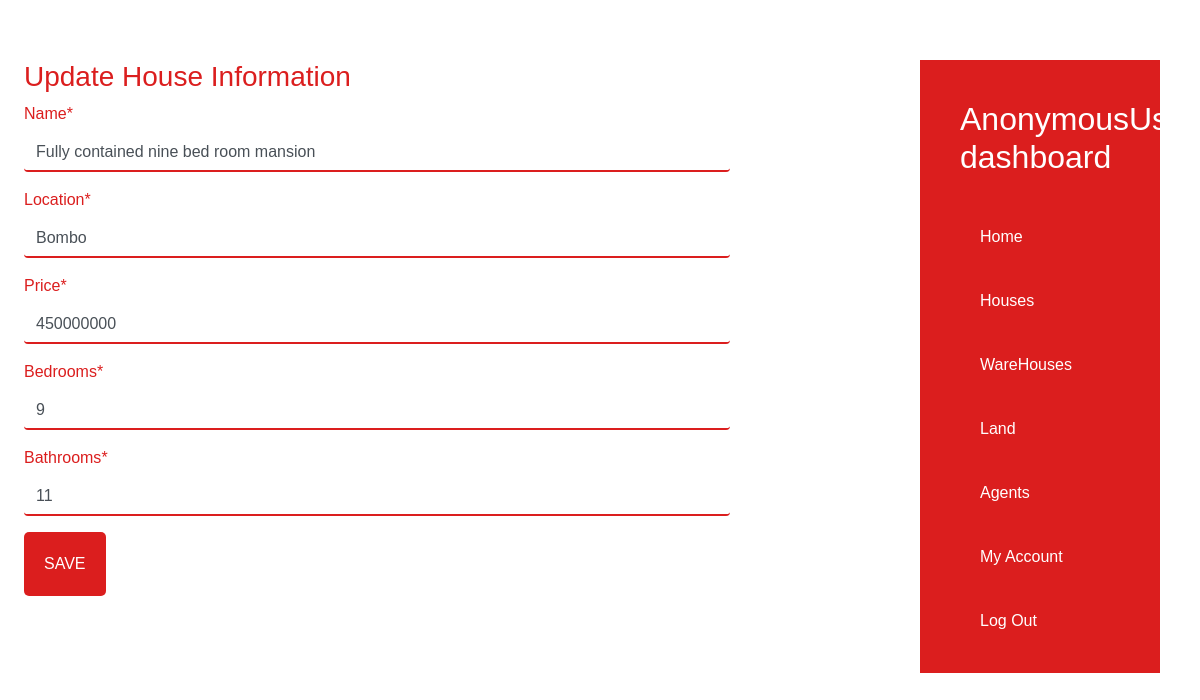
Page /update_house/3/ on the committed database.
### properties/models.py (models this page shows, shortened)
class House(models.Model):
    name=models.CharField(max_length=40)
    price=models.IntegerField()
    location=models.CharField(max_length=25)
    bedrooms=models.IntegerField()
    bathrooms=models.IntegerField()
    toilets=models.IntegerField()
    swimming_pool=models.BooleanField()
    agent=models.ForeignKey(User,on_delete=models.CASCADE)
    uploaded=models.DateField(auto_now_add=True)

### properties/views.py (the view)
# urls.py: path('update_house/<pk>/',views.HouseUpdateView.as_view(),name='house_update'),
class HouseUpdateView(UpdateView):
    model = House
    fields=['name','location','price','bedrooms','bathrooms']
    template_name = "properties/houseupdate.html"
    success_url='/houses/'

### properties/templates/properties/houseupdate.html (shortened to what this page needs)
{% extends 'properties/dashboard.html' %}
{% load crispy_forms_tags %}
{% block content %}
<div class="dash-form">
    <h3>Update House Information</h3>
    <form action="" method="post">
        {{ form |crispy}}
        <input type="submit" value="Save" class="mybtn">
    </form>
</div>
{% endblock content %}

### properties/static/properties/css/main.css (style rules this page uses)
:root { --primarycolor: rgb(219, 30, 30); --black: black; --blackish: rgba(0, 0, 0, 0.404); --white: white; --whitish: rgba(255, 255, 255, 0.671); --dunno:rgb(250, 246, 240); }
html { scroll-behavior: smooth; overflow-x: hidden; }
body { background-color: ; }
* { padding: 0; margin: 0; box-sizing: border-box; font-family: "Poppins", sans-serif; }
.mybtn { background-color: var(--primarycolor); color: var(--white); padding: 20px; text-transform: uppercase; border-radius: 5px; cursor: pointer; }
input[type="submit"] { border: none; }
.dash-form { width: 60%; color: var(--primarycolor); }
.dash-form input[type='text'] { border: none; border-bottom: 2px solid var(--primarycolor); outline: none; }
.dash-form input[type='number'] { border: none; border-bottom: 2px solid var(--primarycolor); outline: none; }

### rows in the picture
House: name "Fully contained nine bed room mansion", location "Bombo", price "450000000", bedrooms "9", bathrooms "11"

### other values in the picture
{{ user }} "AnonymousUser"
